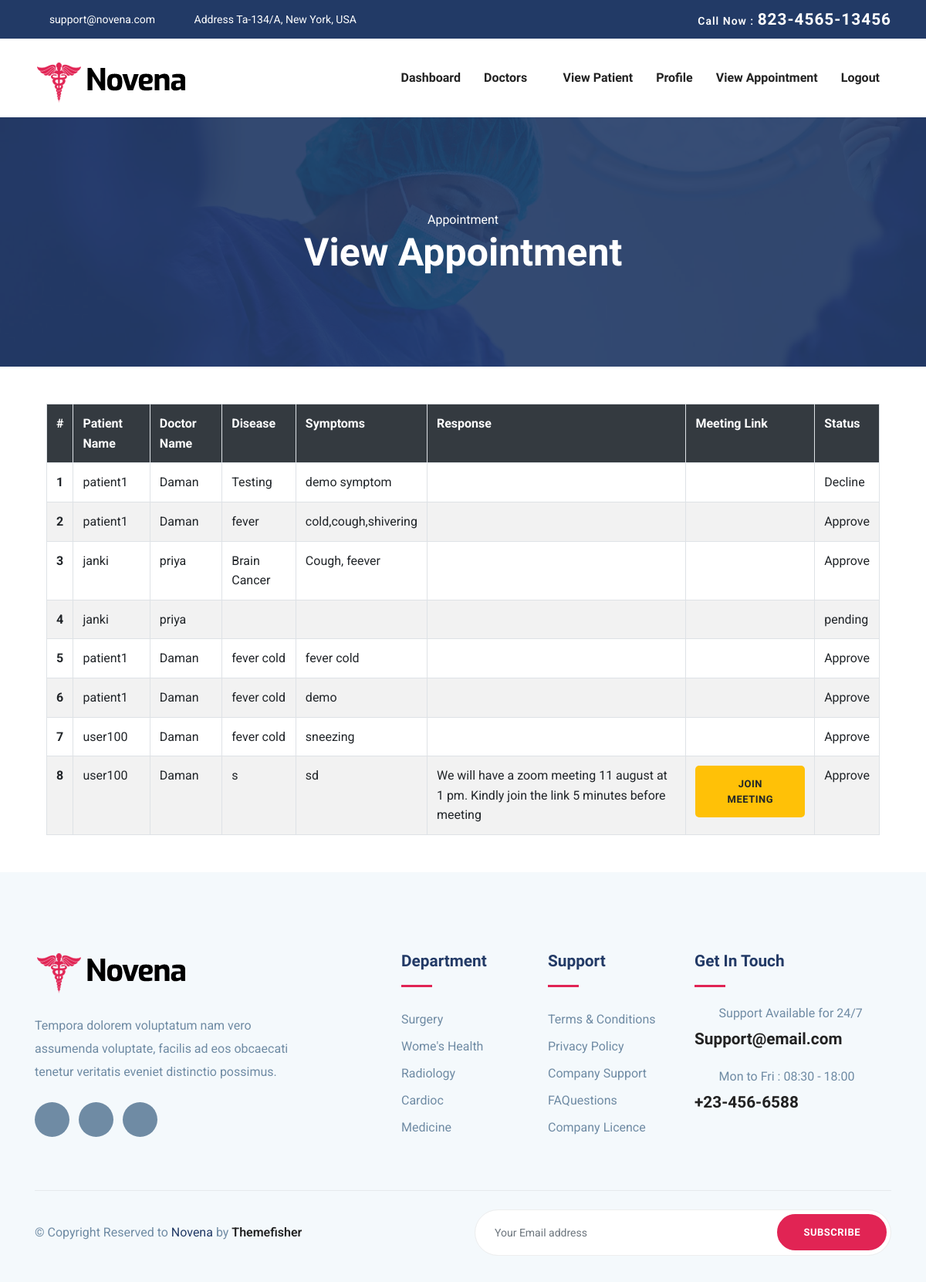
The app's page /admin/view_appointment.php (signed in) with its own data.
### tables this page shows
CREATE TABLE `appointment` (
  `id` int(11) NOT NULL,
  `patient_id` varchar(100) NOT NULL,
  `doctor_id` varchar(100) NOT NULL,
  `disease` longtext NOT NULL,
  `symptoms` longtext NOT NULL,
  `doctor_response` longtext NOT NULL,
  `meeting_link` longtext NOT NULL,
  `status` varchar(20) NOT NULL,
  `created_at` timestamp NOT NULL DEFAULT current_timestamp() ON UPDATE current_timestamp()
);

CREATE TABLE `patient` (
  `id` int(11) NOT NULL,
  `name` varchar(100) NOT NULL,
  `email` varchar(100) NOT NULL,
  `password` varchar(100) NOT NULL,
  `gender` varchar(20) NOT NULL,
  `dob` varchar(20) NOT NULL,
  `contact` bigint(10) NOT NULL,
  `address` longtext NOT NULL,
  `created_at` timestamp NOT NULL DEFAULT current_timestamp() ON UPDATE current_timestamp()
);

CREATE TABLE `doctor` (
  `id` int(11) NOT NULL,
  `doctor_name` varchar(100) NOT NULL,
  `email` varchar(100) NOT NULL,
  `password` varchar(100) NOT NULL,
  `contact` bigint(10) NOT NULL,
  `qualification` varchar(100) NOT NULL,
  `specialization` varchar(100) NOT NULL,
  `other_description` longtext NOT NULL,
  `experience` varchar(100) NOT NULL,
  `created_at` timestamp NOT NULL DEFAULT current_timestamp() ON UPDATE current_timestamp()
);

### admin/view_appointment.php (the view, shortened to what this page needs)
<?php
	include("admin_header.php");
?>
<section class="page-title bg-1">
  <div class="container">
    <div class="row">
      <div class="col-md-12">
        <div class="block text-center">
          <span class="text-white">Appointment</span>
          <h1 class="text-capitalize mb-5 text-lg">View Appointment</h1>
        </div>
      </div>
    </div>
  </div>
</section>
<div class="about">
	<div class="container">
		<div class="ab-agile">
			<div class="col-md-12 mx-auto my-5">
				<table class="table table-bordered table-striped">
                    <tr class="text-white bg-dark">
                        <th>#</th>
                        <th>Patient Name</th>
                        <th>Doctor Name</th>
                        <th>Disease</th>
                        <th>Symptoms</th>
                        <th>Response</th>
                        <th>Meeting Link</th>
                        <th>Status</th>
                    </tr>
                    <?php
                        $sno =1;
                        include('config.php');
                        $query=mysqli_query($conn,"SELECT `appointment`.*,`doctor`.`doctor_name`,`patient`.`name` FROM `appointment` INNER JOIN `patient` on `appointment`.`patient_id`=`patient`.`email` INNER JOIN `doctor` on `appointment`.`doctor_id`=`doctor`.`email`");
                        while($row=mysqli_fetch_array($query))
                        {
                    ?>
                    <tr>
                        <th scope="row"><?php echo $sno; ?></th>
                        <td><?php echo $row['name']; ?></td>
                        <td><?php echo $row['doctor_name']; ?></td>
                        <td><?php echo $row['disease']; ?></td>
                        <td><?php echo $row['symptoms']; ?></td>
                        <td>
                          <?php echo $row['doctor_response']; ?>
                        </td>
                        <td>
                          <?php
                          if($row['meeting_link'])
                          {
                          ?>
                            <a href="<?php echo $row['meeting_link']; ?>" target="_blank" class="btn btn-warning btn-sm"> Join Meeting </a>
                          <?php
                          }
                          ?>
                        </td>
                        <td><?php echo $row['status']; ?></td>
                    </tr>
                    <?php
                        $sno++;
                        }
                    ?>
                </table>
			</div>
		</div>
	</div>
</div>
<?php
include("footer.php");
?>

### admin/admin_header.php (shortened to what this page needs)
<!DOCTYPE html>
<html lang="zxx">
<head>
  <link rel="stylesheet" href="plugins/bootstrap/css/bootstrap.min.css">
  <link rel="stylesheet" href="plugins/icofont/icofont.min.css">
  <link rel="stylesheet" href="plugins/slick-carousel/slick/slick.css">
  <link rel="stylesheet" href="plugins/slick-carousel/slick/slick-theme.css">
  <link rel="stylesheet" href="css/style.css">
  <link rel="stylesheet" href="https://cdnjs.cloudflare.com/ajax/libs/font-awesome/4.7.0/css/font-awesome.min.css">
</head>
<body id="top">
<header>
	<div class="header-top-bar">
		<div class="container">
			<div class="row align-items-center">
				<div class="col-lg-6">
					<ul class="top-bar-info list-inline-item pl-0 mb-0">
						<li class="list-inline-item"><a href="mailto:support@gmail.com"><i class="icofont-support-faq mr-2"></i>support@novena.com</a></li>
						<li class="list-inline-item"><i class="icofont-location-pin mr-2"></i>Address Ta-134/A, New York, USA </li>
					</ul>
				</div>
				<div class="col-lg-6">
					<div class="text-lg-right top-right-bar mt-2 mt-lg-0">
						<a href="tel:+23-345-67890" >
							<span>Call Now : </span>
							<span class="h4">823-4565-13456</span>
						</a>
					</div>
				</div>
			</div>
		</div>
	</div>
	<nav class="navbar navbar-expand-lg navigation" id="navbar">
		<div class="container">
		 	 <a class="navbar-brand" href="index.html">
			  	<img src="images/logo.png" alt="" class="img-fluid">
			  </a>
		  <div class="collapse navbar-collapse" id="navbarmain">
			<ul class="navbar-nav ml-auto">
			<?php
				if(isset($_SESSION["admin_email"]))
				{
			?>
				<li class="nav-item"><a class="nav-link" href="welcome.php">Dashboard</a></li>
				<li class="nav-item dropdown">
					<a class="nav-link dropdown-toggle" href="#" id="dropdown03" data-toggle="dropdown" aria-haspopup="true" aria-expanded="false">Doctors <i class="icofont-thin-down"></i></a>
			  	</li>
				<li class="nav-item"><a class="nav-link" href="view_patient.php">View Patient</a></li>
				<li class="nav-item"><a class="nav-link" href="profile.php">Profile</a></li>
				<li class="nav-item"><a class="nav-link" href="view_appointment.php">View Appointment</a></li>
				<li class="nav-item"><a class="nav-link" href="logout.php">Logout</a></li>
			  <?php
                }
				else{
			?>
			<li class="nav-item"><a class="nav-link" href="../doctor/">Doctor Login</a></li>
			<li class="nav-item"><a class="nav-link" href="../register.php">Patient Register</a></li>
			<li class="nav-item"><a class="nav-link" href="../login.php">Patient Login</a></li>
			<?php
				}
			?>
			</ul>
		  </div>
		</div>
	</nav>
</header>

### admin/footer.php (shortened to what this page needs)
<footer class="footer section gray-bg">
	<div class="container">
		<div class="row">
			<div class="col-lg-4 mr-auto col-sm-6">
				<div class="widget mb-5 mb-lg-0">
					<div class="logo mb-4">
						<img src="images/logo.png" alt="" class="img-fluid">
					</div>
					<p>Tempora dolorem voluptatum nam vero assumenda voluptate, facilis ad eos obcaecati tenetur veritatis eveniet distinctio possimus.</p>
					<ul class="list-inline footer-socials mt-4">
						<li class="list-inline-item"><a href="https://www.facebook.com/themefisher"><i class="icofont-facebook"></i></a></li>
						<li class="list-inline-item"><a href="https://twitter.com/themefisher"><i class="icofont-twitter"></i></a></li>
						<li class="list-inline-item"><a href="https://www.pinterest.com/themefisher/"><i class="icofont-linkedin"></i></a></li>
					</ul>
				</div>
			</div>
			<div class="col-lg-2 col-md-6 col-sm-6">
				<div class="widget mb-5 mb-lg-0">
					<h4 class="text-capitalize mb-3">Department</h4>
					<div class="divider mb-4"></div>
					<ul class="list-unstyled footer-menu lh-35">
						<li><a href="#">Surgery </a></li>
						<li><a href="#">Wome's Health</a></li>
						<li><a href="#">Radiology</a></li>
						<li><a href="#">Cardioc</a></li>
						<li><a href="#">Medicine</a></li>
					</ul>
				</div>
			</div>
			<div class="col-lg-2 col-md-6 col-sm-6">
				<div class="widget mb-5 mb-lg-0">
					<h4 class="text-capitalize mb-3">Support</h4>
					<div class="divider mb-4"></div>
					<ul class="list-unstyled footer-menu lh-35">
						<li><a href="#">Terms & Conditions</a></li>
						<li><a href="#">Privacy Policy</a></li>
						<li><a href="#">Company Support </a></li>
						<li><a href="#">FAQuestions</a></li>
						<li><a href="#">Company Licence</a></li>
					</ul>
				</div>
			</div>
			<div class="col-lg-3 col-md-6 col-sm-6">
				<div class="widget widget-contact mb-5 mb-lg-0">
					<h4 class="text-capitalize mb-3">Get in Touch</h4>
					<div class="divider mb-4"></div>
					<div class="footer-contact-block mb-4">
						<div class="icon d-flex align-items-center">
							<i class="icofont-email mr-3"></i>
							<span class="h6 mb-0">Support Available for 24/7</span>
						</div>
						<h4 class="mt-2"><a href="tel:+23-345-67890">Support@email.com</a></h4>
					</div>
					<div class="footer-contact-block">
						<div class="icon d-flex align-items-center">
							<i class="icofont-support mr-3"></i>
							<span class="h6 mb-0">Mon to Fri : 08:30 - 18:00</span>
						</div>
						<h4 class="mt-2"><a href="tel:+23-345-67890">+23-456-6588</a></h4>
					</div>
				</div>
			</div>
		</div>
		<div class="footer-btm py-4 mt-5">
			<div class="row align-items-center justify-content-between">
				<div class="col-lg-6">
					<div class="copyright">
						&copy; Copyright Reserved to <span class="text-color">Novena</span> by <a href="https://themefisher.com/" target="_blank">Themefisher</a>
					</div>
				</div>
				<div class="col-lg-6">
					<div class="subscribe-form text-lg-right mt-5 mt-lg-0">
						<form action="#" class="subscribe">
							<input type="text" class="form-control" placeholder="Your Email address">
							<a href="#" class="btn btn-main-2 btn-round-full">Subscribe</a>
						</form>
					</div>
				</div>
			</div>
		</div>
	</div>
</footer>
  </body>
  </html>

### admin/css/style.css (style rules this page uses)
html { overflow-x: hidden; }
body { line-height: 1.6; font-family: "Roboto", sans-serif; -webkit-font-smoothing: antialiased; font-size: 16px; color: #6F8BA4; font-weight: 400; }
h1, .h1, h2, .h2, h3, .h3, h4, .h4, h5, .h5, h6, .h6 { font-family: "Exo", sans-serif; font-weight: 700; color: #222; }
h1, .h1 { font-size: 2.5rem; }
h4, .h4 { font-size: 1.3rem; line-height: 30px; }
h6, .h6 { font-size: 1rem; }
p { line-height: 30px; }
input[type="email"], input[type="password"], input[type="text"], input[type="tel"] { box-shadow: none; height: 45px; outline: none; font-size: 14px; }
.form-control { box-shadow: none; border-radius: 0; }
.btn { display: inline-block; font-size: 14px; font-size: 0.8125rem; font-weight: 700; letter-spacing: .5px; padding: .75rem 2rem; font-family: "Exo", sans-serif; text-transform: uppercase; border-radius: 5px; border: 2px solid transparent; transition: all .35s ease; }
.btn-main-2 { background: #e12454; color: #fff; border-color: #e12454; }
.btn-round-full { border-radius: 50px; }
.bg-dark { background: #222; }
.section { padding: 100px 0; }
.text-lg { font-size: 3.75rem; }
a { color: #222; text-decoration: none; transition: all .35s ease; }
.page-title { padding: 120px 0px 70px 0px; position: relative; }
.page-title .block h1 { color: #fff; }
.text-lg { font-size: 50px; }
.gray-bg { background: #f4f9fc; }
#navbarmain { padding: 20px 0px; }
#navbarmain .nav-link { font-weight: 600; padding: 10px 15px; color: #222; font-family: "Exo", sans-serif; text-transform: capitalize; font-size: 16px; transition: all .25s ease; }
.dropdown-toggle::after { display: none; }
.navbar-brand { margin-top: 10px; }
.header-top-bar { background: #223a66; font-size: 14px; padding: 10px 0px; box-shadow: 0 1px 2px rgba(0, 0, 0, 0.05); color: #fff; }
.top-bar-info li a { color: #fff; margin-right: 20px; }
.top-right-bar a span { color: #fff; font-weight: 600; letter-spacing: 1px; }
.bg-1 { background: url("../images/bg/22.jpg") no-repeat 50% 50%; background-size: cover; position: relative; }
.text-color { color: #223a66; }
.divider { width: 40px; height: 5px; background: #e12454; }
.lh-35 { line-height: 35px; }
.footer { padding-bottom: 10px; }
.footer .copyright a { font-weight: 600; }
.logo { font-weight: 600; letter-spacing: 1px; }
.widget .divider { height: 3px; }
.widget h4 { color: #223a66; }
.widget .footer-menu a { color: #6F8BA4; }
.footer-contact-block span { font-weight: 400; color: #6F8BA4; }
.footer-contact-block i { font-size: 20px; }
.footer-btm { border-top: 1px solid rgba(0, 0, 0, 0.06); }
.footer-socials li a { width: 45px; height: 45px; background: #6F8BA4; color: #fff; display: inline-block; text-align: center; border-radius: 100%; padding-top: 12px; }
.subscribe { position: relative; }
.subscribe .form-control { border-radius: 50px; height: 60px; padding-left: 25px; border-color: #eee; }
.subscribe .btn { position: absolute; right: 6px; top: 6px; }

### records on screen
appointment: patient.name "patient1", doctor.doctor_name "Daman", disease "Testing", symptoms "demo symptom", status "Decline"
appointment: patient.name "patient1", doctor.doctor_name "Daman", disease "fever", symptoms "cold,cough,shivering", status "Approve"
appointment: patient.name "janki", doctor.doctor_name "priya", disease "Brain Cancer", symptoms "Cough, feever", status "Approve"
appointment: patient.name "janki", doctor.doctor_name "priya", status "pending"
appointment: patient.name "patient1", doctor.doctor_name "Daman", disease "fever cold", symptoms "fever cold", status "Approve"
appointment: patient.name "patient1", doctor.doctor_name "Daman", disease "fever cold", symptoms "demo", status "Approve"
appointment: patient.name "user100", doctor.doctor_name "Daman", disease "fever cold", symptoms "sneezing", status "Approve"
appointment: patient.name "user100", doctor.doctor_name "Daman", disease "s", symptoms "sd", doctor_response "We will have a zoom meeting 11 august at 1 pm. Kindly join the link 5 minutes before meeting", status "Approve"
